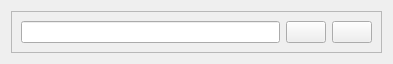
<?xml version="1.0" encoding="UTF-8"?>
<ui version="4.0">
 <class>SearchNotification</class>
 <widget class="QWidget" name="SearchNotification">
  <property name="geometry">
   <rect>
    <x>0</x>
    <y>0</y>
    <width>393</width>
    <height>63</height>
   </rect>
  </property>
  <property name="windowTitle">
   <string>SearchNotification</string>
  </property>
  <layout class="QGridLayout" name="gridLayout">
   <item row="0" column="0">
    <widget class="QFrame" name="content">
     <property name="frameShape">
      <enum>QFrame::StyledPanel</enum>
     </property>
     <property name="frameShadow">
      <enum>QFrame::Raised</enum>
     </property>
     <layout class="QHBoxLayout" name="horizontalLayout">
      <item>
       <widget class="QLineEdit" name="editSearch"/>
      </item>
      <item>
       <widget class="QPushButton" name="buttonSearch">
        <property name="cursor">
         <cursorShape>PointingHandCursor</cursorShape>
        </property>
        <property name="text">
         <string/>
        </property>
        <property name="icon">
         <iconset resource="../../../../resources/resources.qrc">
          <normaloff>:/resources/open_iconic/png/magnifying-glass-4x.png</normaloff>:/resources/open_iconic/png/magnifying-glass-4x.png</iconset>
        </property>
       </widget>
      </item>
      <item>
       <widget class="QPushButton" name="buttonAdd">
        <property name="cursor">
         <cursorShape>PointingHandCursor</cursorShape>
        </property>
        <property name="text">
         <string/>
        </property>
        <property name="icon">
         <iconset resource="../../../../resources/resources.qrc">
          <normaloff>:/resources/open_iconic/png/plus-4x.png</normaloff>:/resources/open_iconic/png/plus-4x.png</iconset>
        </property>
       </widget>
      </item>
     </layout>
    </widget>
   </item>
  </layout>
 </widget>
 <resources>
  <include location="../../../../resources/resources.qrc"/>
 </resources>
 <connections/>
</ui>
